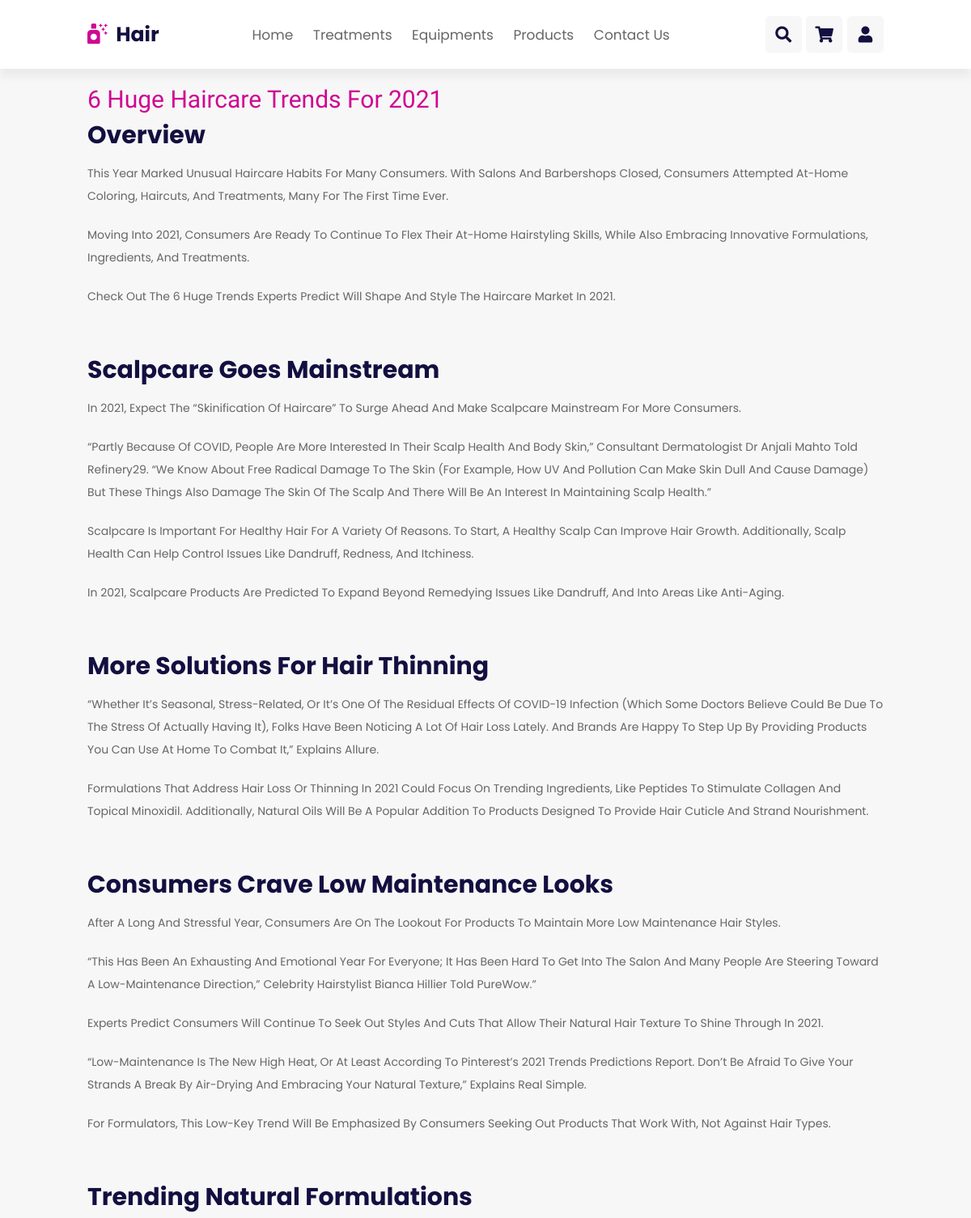
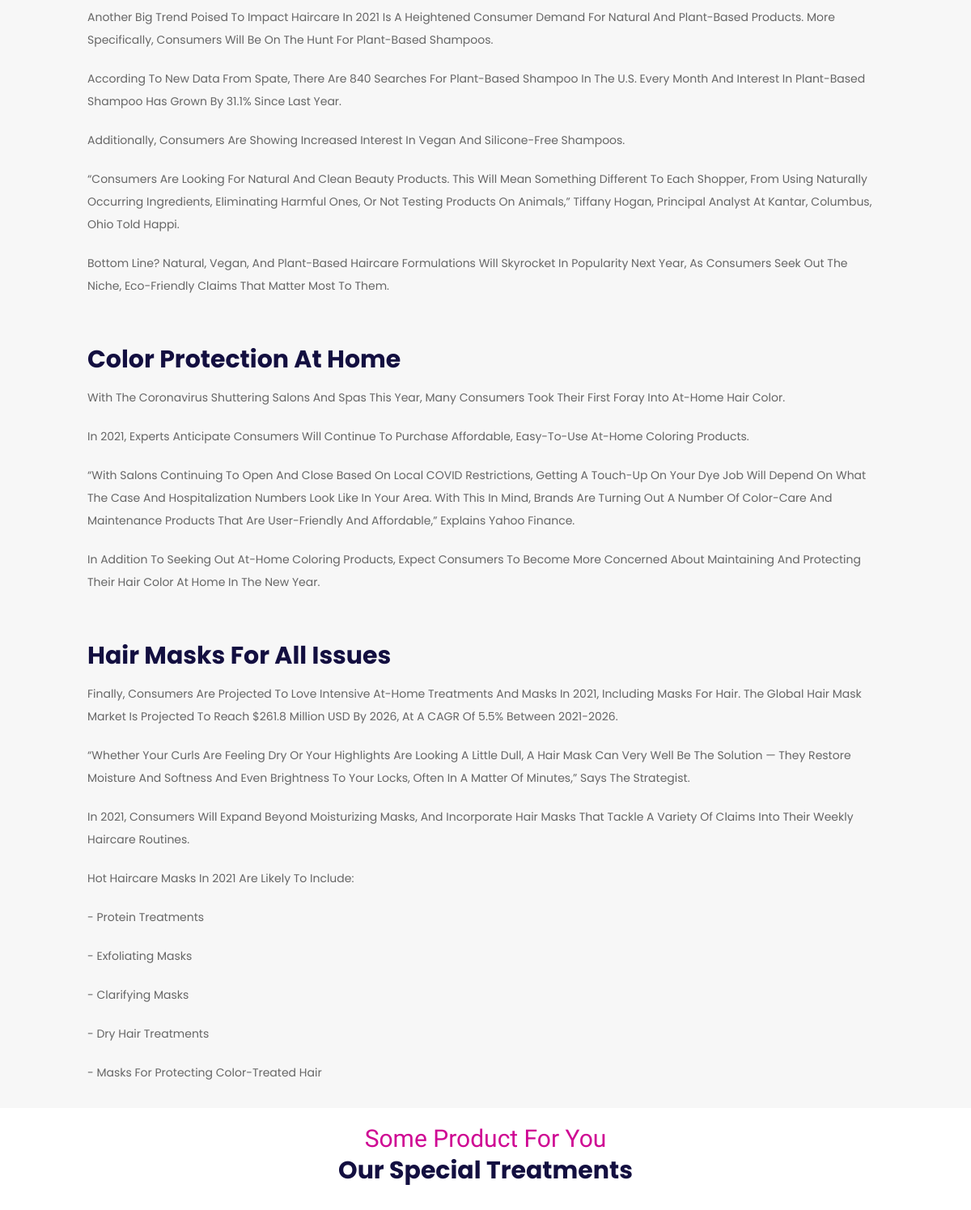
Screenshot of /home/post_test3.php with the database file from the repository (2 pictures, top to bottom).
### tables this page shows
CREATE TABLE `category` (
  `id` int(11) NOT NULL,
  `name` varchar(50) NOT NULL,
  `url` varchar(50) NOT NULL
);

### home/post_test3.php (the view, shortened to what this page needs)
<!DOCTYPE html>
<html lang="en">
<head>
    <link rel="stylesheet" href="https://cdnjs.cloudflare.com/ajax/libs/font-awesome/5.15.4/css/all.min.css">
    <link rel="stylesheet" href="css/style.css">
</head>
<body>
    <?php
        $servername = "localhost";
        $username = "root";
        $password = "";
        $dbname = "haircare";
        $conn = new mysqli($servername, $username, $password, $dbname);
        $sql = "SELECT * FROM category";
        $result = $conn->query($sql);
    ?>
<header class="header">
    <a href="#" class="logo"> <i class="fas fa-air-freshener"></i> hair </a>
    <nav class="navbar">
        <?php
            if ($result->num_rows > 0) {
        ?>
            <?php while($row = $result->fetch_assoc()) { ?>
                <a href="<?php echo $row["url"]; ?>"> <?php echo $row["name"]; ?> </a>
            <?php } ?>
        <?php } ?>
    </nav>
    <div class="icons">
        <div id="search-btn" class="fas fa-search"></div>
        <div id="cart-btn" class="fas fa-shopping-cart"></div>
        <div id="login-btn" class="fas fa-user"></div>
    </div>
</header>
<section class="about" id="about">
    <div class="content">
        <span>6 Huge Haircare Trends for 2021</span>
        <h3 class="title">Overview</h3>
        <p>This year marked unusual haircare habits for many consumers. With salons and barbershops closed, consumers attempted at-home coloring, haircuts, and treatments, many for the first time ever.</p>
        <p>Moving into 2021, consumers are ready to continue to flex their at-home hairstyling skills, while also embracing innovative formulations, ingredients, and treatments.</p>
        <p>Check out the 6 huge trends experts predict will shape and style the haircare market in 2021.</p>
    </div>
</section>
<section class="about" id="about">
    <div class="content">
        <h3 class="title">Scalpcare goes mainstream</h3>
        <p>In 2021, expect the “skinification of haircare” to surge ahead and make scalpcare mainstream for more consumers.</p>
        <p>“Partly because of COVID, people are more interested in their scalp health and body skin,” consultant dermatologist Dr Anjali Mahto told Refinery29. “We know about free radical damage to the skin (for example, how UV and pollution can make skin dull and cause damage) but these things also damage the skin of the scalp and there will be an interest in maintaining scalp health.”</p>
        <p>Scalpcare is important for healthy hair for a variety of reasons. To start, a healthy scalp can improve hair growth. Additionally, scalp health can help control issues like dandruff, redness, and itchiness.</p>
        <p>In 2021, scalpcare products are predicted to expand beyond remedying issues like dandruff, and into areas like anti-aging.</p>
    </div>
</section>
<section class="about" id="about">
    <div class="content">
        <h3 class="title">More solutions for hair thinning</h3>
        <p>“Whether it’s seasonal, stress-related, or it’s one of the residual effects of  COVID-19 infection (which some doctors believe could be due to the stress of actually having it), folks have been noticing a lot of hair loss lately. And brands are happy to step up by providing products you can use at home to combat it,” explains Allure.</p>
        <p>Formulations that address hair loss or thinning in 2021 could focus on trending ingredients, like peptides to stimulate collagen and topical minoxidil. Additionally, natural oils will be a popular addition to products designed to provide hair cuticle and strand nourishment.</p>
    </div>
</section>
<section class="about" id="about">
    <div class="content">
        <h3 class="title">Consumers crave low maintenance looks</h3>
        <p>After a long and stressful year, consumers are on the lookout for products to maintain more low maintenance hair styles.</p>
        <p>“This has been an exhausting and emotional year for everyone; it has been hard to get into the salon and many people are steering toward a low-maintenance direction,” celebrity hairstylist Bianca Hillier told PureWow.”</p>
        <p>Experts predict consumers will continue to seek out styles and cuts that allow their natural hair texture to shine through in 2021.</p>
        <p>“Low-maintenance is the new high heat, or at least according to Pinterest’s 2021 Trends Predictions report. Don’t be afraid to give your strands a break by air-drying and embracing your natural texture,” explains Real Simple.</p>
        <p>For formulators, this low-key trend will be emphasized by consumers seeking out products that work with, not against hair types.</p>
    </div>
</section>
<section class="about" id="about">
    <div class="content">
        <h3 class="title">Trending natural formulations</h3>
        <p>Another big trend poised to impact haircare in 2021 is a heightened consumer demand for natural and plant-based products. More specifically, consumers will be on the hunt for plant-based shampoos.</p>
        <p>According to new data from Spate, there are 840 searches for plant-based shampoo in the U.S. every month and interest in plant-based shampoo has grown by 31.1% since last year.</p>
        <p>Additionally, consumers are showing increased interest in vegan and silicone-free shampoos.</p>
        <p>“Consumers are looking for natural and clean beauty products. This will mean something different to each shopper, from using naturally occurring ingredients, eliminating harmful ones, or not testing products on animals,” Tiffany Hogan, principal analyst at Kantar, Columbus, Ohio told Happi.</p>
        <p>Bottom line? Natural, vegan, and plant-based haircare formulations will skyrocket in popularity next year, as consumers seek out the niche, eco-friendly claims that matter most to them.</p>
    </div>
</section>
<section class="about" id="about">
    <div class="content">
        <h3 class="title">Color protection at home</h3>
        <p>With the coronavirus shuttering salons and spas this year, many consumers took their first foray into at-home hair color.</p>
        <p>In 2021, experts anticipate consumers will continue to purchase affordable, easy-to-use at-home coloring products.</p>
        <p>“With salons continuing to open and close based on local COVID restrictions, getting a touch-up on your dye job will depend on what the case and hospitalization numbers look like in your area. With this in mind, brands are turning out a number of color-care and maintenance products that are user-friendly and affordable,” explains Yahoo Finance.</p>
        <p>In addition to seeking out at-home coloring products, expect consumers to become more concerned about maintaining and protecting their hair color at home in the new year.</p>
    </div>
</section>
<section class="about" id="about">
    <div class="content">
        <h3 class="title">Hair masks for all issues</h3>
        <p>Finally, consumers are projected to love intensive at-home treatments and masks in 2021, including masks for hair. The global hair mask market is projected to reach $261.8 million USD by 2026, at a CAGR of 5.5% between 2021-2026.</p>
        <p>“Whether your curls are feeling dry or your highlights are looking a little dull, a hair mask can very well be the solution — they restore moisture and softness and even brightness to your locks, often in a matter of minutes,” says the Strategist.</p>
        <p>In 2021, consumers will expand beyond moisturizing masks, and incorporate hair masks that tackle a variety of claims into their weekly haircare routines.</p>
        <p>Hot haircare masks in 2021 are likely to include:</p>
        <p>- Protein treatments</p>
        <p>- Exfoliating masks </p>
        <p>- Clarifying masks </p>
        <p>- Dry hair treatments</p>
        <p>- Masks for protecting color-treated hair</p>
    </div>
</section>
<section class="popular" id="popular">
    <div class="heading">
        <span>some product for you</span>
        <h3>our special treatments</h3>
    </div>
</section>
</body>
</html>

### home/css/style.css (style rules this page uses)
* { font-family: 'Poppins', sans-serif; margin: 0; padding: 0; -webkit-box-sizing: border-box; box-sizing: border-box; outline: none; border: none; text-decoration: none; text-transform: capitalize; -webkit-transition: .2s linear; transition: .2s linear; }
html { font-size: 62.5%; overflow-x: hidden; scroll-behavior: smooth; scroll-padding-top: 8.5rem; }
section { padding: 2rem 9%; }
.heading { text-align: center; padding-bottom: 2rem; }
.heading span { font-family: 'Satisfy', cursive; font-size: 3rem; color: rgb(207, 7, 147); }
.heading h3 { font-size: 3rem; color: #130f40; }
.header { position: -webkit-sticky; position: sticky; top: 0; left: 0; right: 0; z-index: 1000; background: #fff; -webkit-box-shadow: 0 1rem 1rem rgba(0, 0, 0, 0.05); box-shadow: 0 1rem 1rem rgba(0, 0, 0, 0.05); display: -webkit-box; display: -ms-flexbox; display: flex; -webkit-box-align: center; -ms-flex-align: center; align-items: center; -webkit-box-pack: justify; -ms-flex-pack: justify; justify-content: space-between; padding: 2rem 9%; }
.header .logo { font-size: 2.5rem; font-weight: bolder; color: #130f40; }
.header .logo i { padding-right: .5rem; color: rgb(207, 7, 147); }
.header .navbar a { font-size: 1.7rem; margin: 0 1rem; color: #666; }
.header .icons div { height: 4.5rem; width: 4.5rem; line-height: 4.5rem; font-size: 2rem; background: #f7f7f7; color: #130f40; border-radius: .5rem; margin-left: .3rem; cursor: pointer; text-align: center; }
.about { display: -webkit-box; display: -ms-flexbox; display: flex; -ms-flex-wrap: wrap; flex-wrap: wrap; -webkit-box-align: center; -ms-flex-align: center; align-items: center; gap: 2rem; background: #f7f7f7; }
.about .content { -webkit-box-flex: 1; -ms-flex: 1 1 40rem; flex: 1 1 40rem; }
.about .content span { font-family: 'Satisfy', cursive; font-size: 3rem; color: rgb(207, 7, 147); }
.about .content .title { font-size: 3rem; padding-top: .5rem; color: #130f40; }
.about .content p { padding: 1rem 0; line-height: 2; font-size: 1.4rem; color: #666; }

### rows the page displays
category: name "Home"
category: name "Treatments"
category: name "Equipments"
category: name "Products"
category: name "Contact Us"
